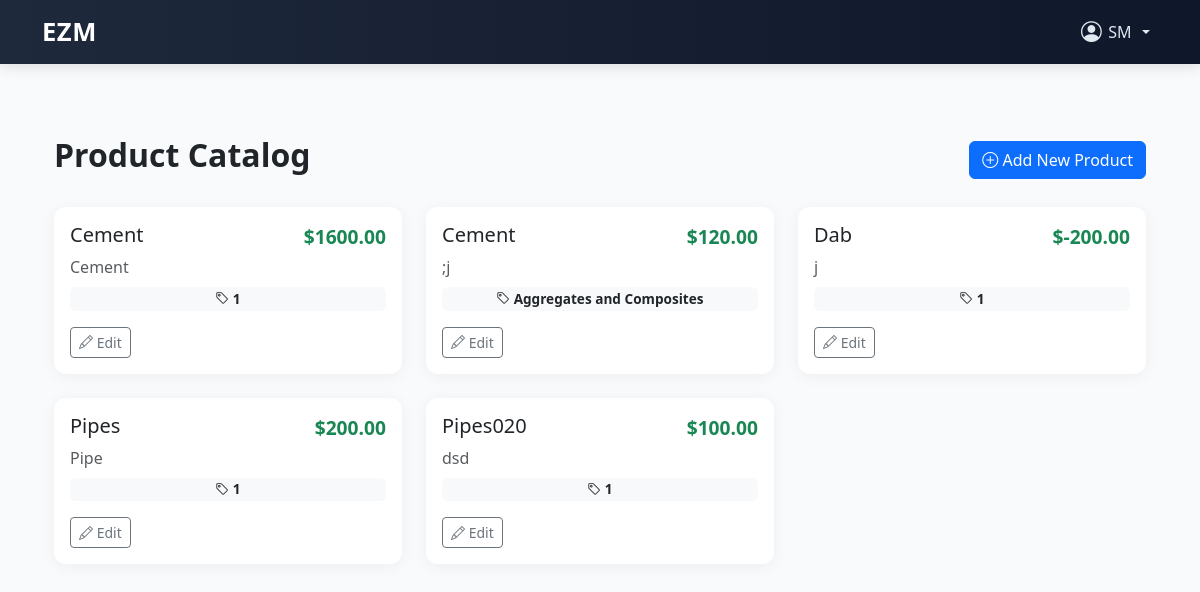
/inventory/products/ (signed in), run on an earlier commit of the app's database.
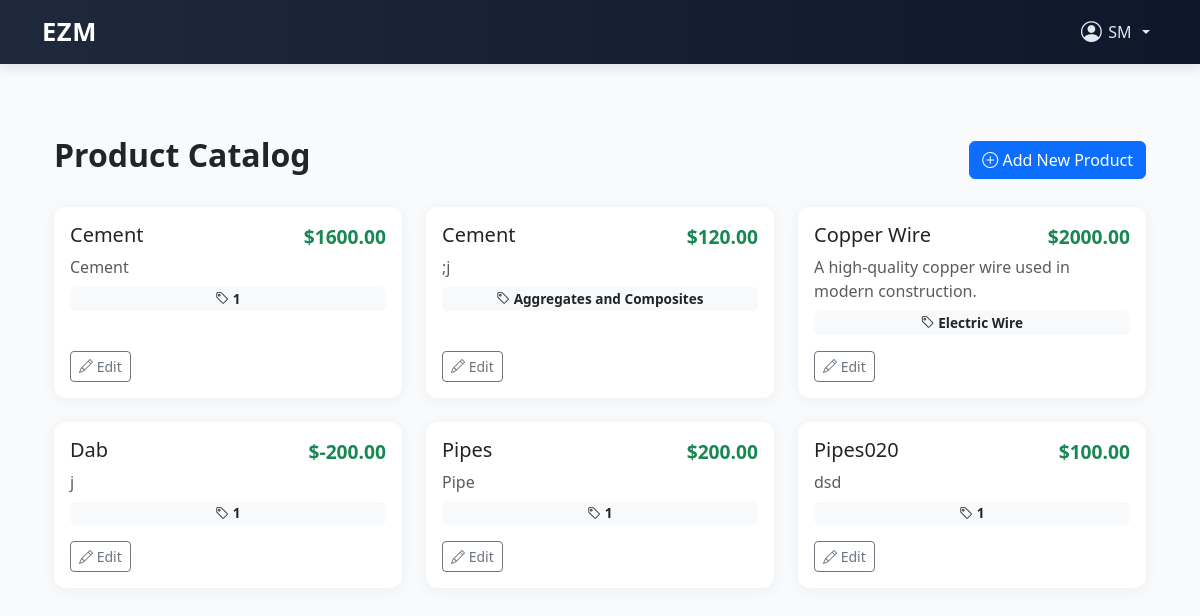
And on a later commit of the database.
### Inventory/models.py (models this page shows, shortened)
class Product(models.Model):
    name = models.CharField(max_length=100)
    category = models.CharField(max_length=100, choices=SETTINGS_CHOICES, default='')
    description = models.TextField()
    price = models.DecimalField(max_digits=10, decimal_places=2)
    material = models.TextField()
    size = models.CharField(max_length=50, choices=SIZE_CHOICES, blank=True, null=True, help_text="Product size")
    variation = models.CharField(max_length=100, blank=True, null=True, help_text="Product variation (color, model, etc.)")
    product_type = models.CharField(max_length=50, choices=PRODUCT_TYPE_CHOICES, default='finished_product', help_text="Type of product")
    supplier_company = models.CharField(max_length=200, blank=True, null=True, help_text="Supplier company name")
    batch_number = models.CharField(max_length=100, blank=True, null=True, help_text="Batch or lot number")
    expiry_date = models.DateField(blank=True, null=True, help_text="Product expiry date (if applicable)")
    room = models.CharField(max_length=50, blank=True, null=True, help_text="Storage room")
    shelf = models.CharField(max_length=50, blank=True, null=True, help_text="Shelf location")
    floor = models.CharField(max_length=50, blank=True, null=True, help_text="Floor level")
    storing_condition = models.CharField(
        max_length=50,
        choices=STORING_CONDITION_CHOICES,
        default='room_temperature',
        help_text="Required storage conditions"
    )
    created_at = models.DateTimeField(auto_now_add=True, null=True, blank=True)
    updated_at = models.DateTimeField(auto_now=True, null=True, blank=True)
    class Meta:
        ordering = ['name']
        indexes = [
            models.Index(fields=['name']),
            models.Index(fields=['category']),
            models.Index(fields=['supplier_company']),
            models.Index(fields=['batch_number']),
            models.Index(fields=['expiry_date']),
        ]

### Inventory/views.py (the view)
# urls.py: path('products/', ProductListView.as_view(), name='product_list'),
class ProductListView(LoginRequiredMixin, ListView):
    model = Product
    template_name = 'inventory/product_list.html'
    context_object_name = 'products'

### store/templates/inventory/product_list.html (shortened to what this page needs)
{% extends 'base.html' %}
{% block content %}
<link rel="stylesheet" href="https://cdn.jsdelivr.net/npm/bootstrap-icons@1.10.5/font/bootstrap-icons.css">
<div class="container mt-5">
    <div class="d-flex justify-content-between align-items-center mb-4">
        <h2 class="fw-bold">Product Catalog</h2>
        {% if request.user.role == 'head_manager' or request.user.role == 'store_manager' %}
        <a href="{% url 'product_create' %}" class="btn btn-primary add-product-btn">
            <i class="bi bi-plus-circle"></i> Add New Product
        </a>
        {% endif %}
    </div>
    {% if products %}
    <div class="row g-4">
        {% for product in products %}
        <div class="col-md-6 col-lg-4">
            <div class="card product-card h-100">
                <div class="card-body d-flex flex-column">
                    <div class="d-flex justify-content-between align-items-start">
                        <h5 class="card-title mb-2">{{ product.name }}</h5>
                        <span class="product-price">${{ product.price }}</span>
                    </div>
                    <p class="card-text text-muted mb-2">{{ product.description|truncatewords:20 }}</p>
                    <span class="badge bg-light text-dark product-category mb-3">
                        <i class="bi bi-tag"></i> {{ product.category }}
                    </span>
                    <div class="mt-auto product-controls">
                        {% if request.user.role == 'head_manager' or request.user.role == 'store_manager' %}
                        <a href="{% url 'product_update' product.pk %}" class="btn btn-outline-secondary btn-sm">
                            <i class="bi bi-pencil"></i> Edit
                        </a>
                        {% endif %}
                    </div>
                </div>
            </div>
        </div>
        {% endfor %}
    </div>
    {% else %}
    <div class="alert alert-warning mt-4" role="alert">
        No products found.
    </div>
    {% endif %}
</div>
{% endblock %}

What changed in the data, as far as the page shows it:
added Product: name "Copper Wire", price "2000.00", description "A high-quality copper wire used in modern construction.", category "Electric Wire"
